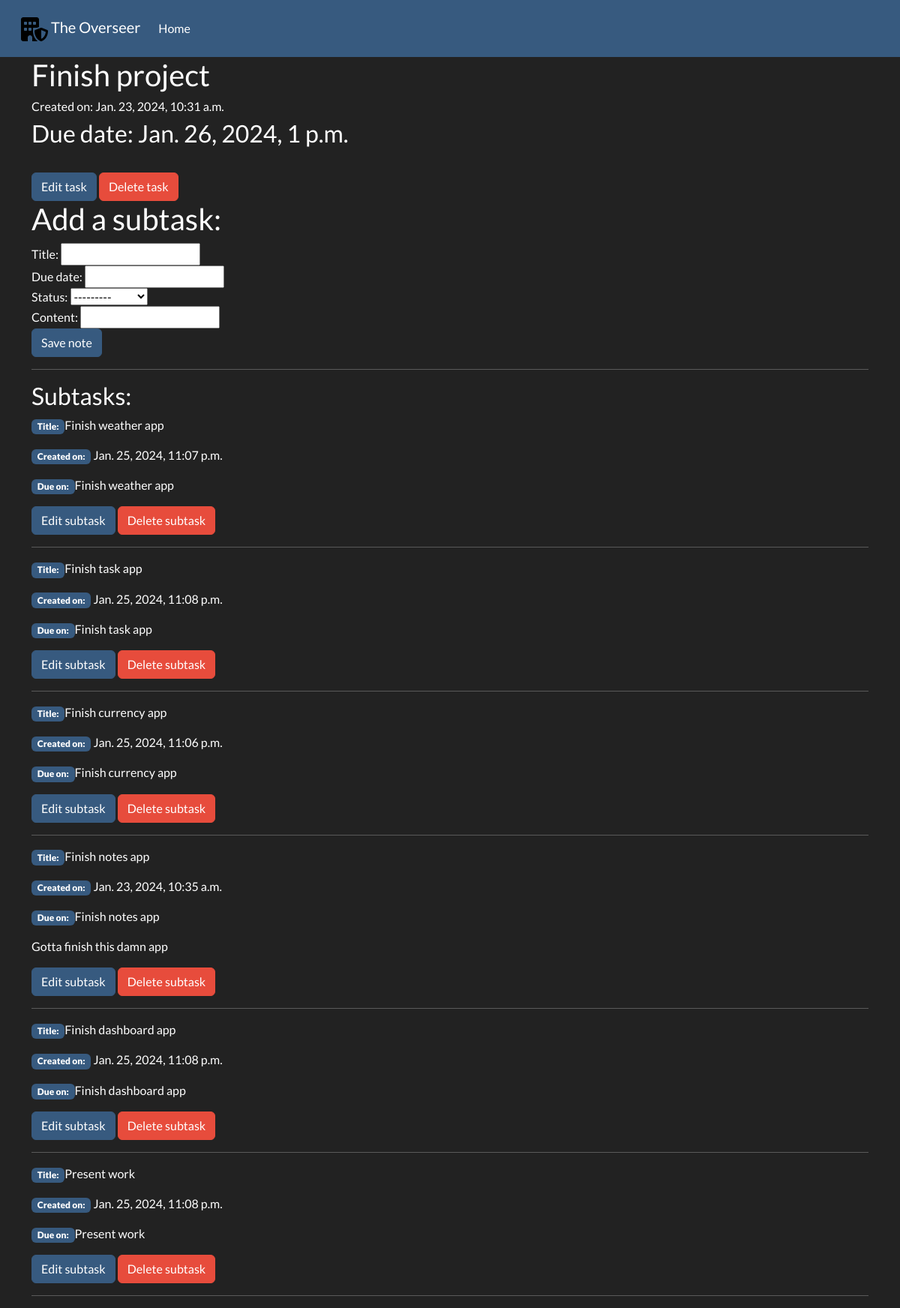
The page /tasks/tasks/6 on the database its author committed.
### overseer/models.py (models this page shows, shortened)
class Task(models.Model):
    title = models.CharField(max_length=200)
    pub_date = models.DateTimeField(verbose_name='Creation date', auto_now_add=True)
    due_date = models.DateTimeField(verbose_name='Due date')
    class Meta:
        ordering = ['due_date']

class SubTask(models.Model):
    title = models.CharField(max_length=100)
    pub_date = models.DateTimeField(verbose_name='Creation date', auto_now_add=True)
    due_date = models.DateTimeField(verbose_name='Due date')
    content = HTMLField(null=True, blank=True)
    STATUS_LIST = (
        ('O', 'Ongoing'),
        ('C', 'Complete'),
        ('N', 'Not started')
    )
    status = models.CharField(choices=STATUS_LIST, max_length=1, verbose_name='Status')
    main_task = models.ForeignKey(Task, on_delete=models.CASCADE, related_name='subtasks')
    class Meta:
        ordering = ['due_date']

### overseer/views.py (the view, shortened to what this page needs)
# urls.py: path('tasks/<int:pk>', views.TaskDetailView.as_view(), name='task-detail'),
class TaskDetailView(generic.DetailView, FormMixin):
    model = Task
    template_name = 'overseer/task_detail.html'
    form_class = SubtaskForm

### overseer/forms.py
class SubtaskForm(forms.ModelForm):
    class Meta:
        model = SubTask
        fields = ('title', 'due_date', 'status', 'content',)
        widgets = {
            'pub_date': forms.HiddenInput,
            'content': TinyMCE(),
            'main_task': forms.HiddenInput
        }

### overseer/templates/overseer/task_detail.html (shortened to what this page needs)
{% extends 'overseer/base.html' %}
{% block content %}
<div class="container">
    <div class="row">
        <div class="col-12">
            <h2>{{ task.title }}</h2>
            <h6>Created on: {{ task.pub_date }}</h6>
            <h3>Due date: {{ task.due_date }}</h3>
            <br>
            <a type="button" class="btn btn-primary" href="{% url 'task-edit' task.id %}">Edit task</a>
            <button type="button" class="btn btn-danger" data-bs-toggle="modal" data-bs-target="#delete-modal-task">Delete task</button>
            <br>
            <h2>Add a subtask:</h2>
            <div class="fieldWrapper">
                <form method="post">
                    {{ form }}
                    <input type="submit" class="btn btn-primary" value="Save note">
                </form>
            </div>
            <hr>
            <h3>Subtasks:</h3>
            {% for subtask in task.subtasks.all %}
                <p><span class="badge bg-primary"><b>Title:</b></span>{{ subtask.title }}</p>
                <p><span class="badge bg-primary"><b>Created on:</b></span> {{ subtask.pub_date }}</p>
                <p><span class="badge bg-primary"><b>Due on:</b></span>{{ subtask.title }}</p>
                <p>{{ subtask.content | safe }}</p>
                <a type="button" class="btn btn-primary" href="{% url 'subtask-edit' subtask.id %}">Edit subtask</a>
                <button type="button" class="btn btn-danger" data-bs-toggle="modal" data-bs-target="#delete-modal-subtask">Delete subtask</button>
                <hr>
            {% endfor %}
        </div>
    </div>
</div>
{% endblock %}

### rows shown on the page
Task: title "Finish project", pub_date "Jan. 23, 2024, 10:31 a.m.", due_date "Jan. 26, 2024, 1 p.m."
SubTask: title "Finish weather app", pub_date "Jan. 25, 2024, 11:07 p.m."
SubTask: title "Finish task app", pub_date "Jan. 25, 2024, 11:08 p.m."
SubTask: title "Finish currency app", pub_date "Jan. 25, 2024, 11:06 p.m."
SubTask: title "Finish notes app", pub_date "Jan. 23, 2024, 10:35 a.m.", content "Gotta finish this damn app"
SubTask: title "Finish dashboard app", pub_date "Jan. 25, 2024, 11:08 p.m."
SubTask: title "Present work", pub_date "Jan. 25, 2024, 11:08 p.m."
